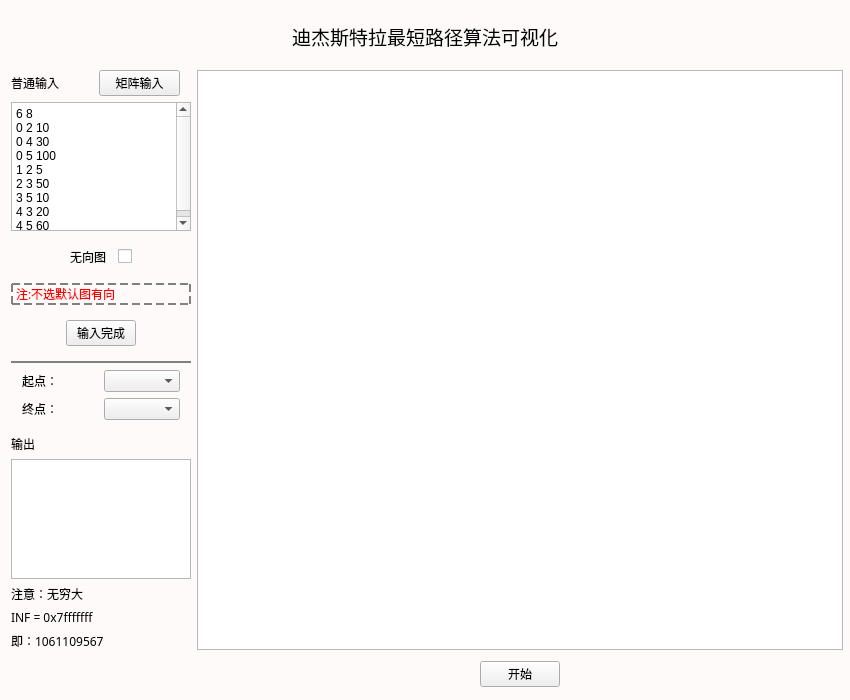
<?xml version="1.0" encoding="UTF-8"?>
<ui version="4.0">
 <class>DijiekstraViewer</class>
 <widget class="QWidget" name="DijiekstraViewer">
  <property name="geometry">
   <rect>
    <x>0</x>
    <y>0</y>
    <width>850</width>
    <height>700</height>
   </rect>
  </property>
  <property name="windowTitle">
   <string>Widget</string>
  </property>
  <property name="styleSheet">
   <string notr="true">.QWidget {
	background: #FFFAFA;
}</string>
  </property>
  <layout class="QVBoxLayout" name="verticalLayout_2">
   <property name="spacing">
    <number>0</number>
   </property>
   <property name="leftMargin">
    <number>0</number>
   </property>
   <property name="topMargin">
    <number>0</number>
   </property>
   <property name="rightMargin">
    <number>0</number>
   </property>
   <property name="bottomMargin">
    <number>0</number>
   </property>
   <item>
    <widget class="QWidget" name="widget_7" native="true">
     <layout class="QGridLayout" name="gridLayout_4">
      <property name="leftMargin">
       <number>0</number>
      </property>
      <property name="topMargin">
       <number>11</number>
      </property>
      <property name="rightMargin">
       <number>0</number>
      </property>
      <property name="bottomMargin">
       <number>0</number>
      </property>
      <item row="0" column="0">
       <spacer name="horizontalSpacer_6">
        <property name="orientation">
         <enum>Qt::Horizontal</enum>
        </property>
        <property name="sizeHint" stdset="0">
         <size>
          <width>278</width>
          <height>20</height>
         </size>
        </property>
       </spacer>
      </item>
      <item row="0" column="2">
       <spacer name="horizontalSpacer_5">
        <property name="orientation">
         <enum>Qt::Horizontal</enum>
        </property>
        <property name="sizeHint" stdset="0">
         <size>
          <width>278</width>
          <height>20</height>
         </size>
        </property>
       </spacer>
      </item>
      <item row="0" column="1">
       <widget class="QLabel" name="label_3">
        <property name="minimumSize">
         <size>
          <width>0</width>
          <height>50</height>
         </size>
        </property>
        <property name="font">
         <font>
          <family>黑体</family>
          <pointsize>14</pointsize>
         </font>
        </property>
        <property name="text">
         <string>迪杰斯特拉最短路径算法可视化</string>
        </property>
       </widget>
      </item>
     </layout>
    </widget>
   </item>
   <item>
    <widget class="QWidget" name="widget_8" native="true">
     <layout class="QHBoxLayout" name="horizontalLayout_3">
      <property name="leftMargin">
       <number>11</number>
      </property>
      <property name="topMargin">
       <number>0</number>
      </property>
      <property name="rightMargin">
       <number>0</number>
      </property>
      <property name="bottomMargin">
       <number>0</number>
      </property>
      <item>
       <widget class="QWidget" name="widget" native="true">
        <property name="minimumSize">
         <size>
          <width>120</width>
          <height>0</height>
         </size>
        </property>
        <property name="maximumSize">
         <size>
          <width>180</width>
          <height>16777215</height>
         </size>
        </property>
        <layout class="QVBoxLayout" name="verticalLayout">
         <property name="leftMargin">
          <number>0</number>
         </property>
         <property name="topMargin">
          <number>0</number>
         </property>
         <property name="rightMargin">
          <number>0</number>
         </property>
         <property name="bottomMargin">
          <number>0</number>
         </property>
         <item>
          <widget class="QWidget" name="widget_6" native="true">
           <layout class="QGridLayout" name="gridLayout">
            <property name="leftMargin">
             <number>0</number>
            </property>
            <property name="rightMargin">
             <number>11</number>
            </property>
            <property name="bottomMargin">
             <number>0</number>
            </property>
            <item row="0" column="0">
             <widget class="QLabel" name="label">
              <property name="font">
               <font>
                <family>微软雅黑</family>
                <pointsize>9</pointsize>
                <bold>false</bold>
               </font>
              </property>
              <property name="text">
               <string>普通输入</string>
              </property>
             </widget>
            </item>
            <item row="0" column="1">
             <widget class="QPushButton" name="btn_Minput">
              <property name="font">
               <font>
                <family>微软雅黑</family>
               </font>
              </property>
              <property name="text">
               <string>矩阵输入</string>
              </property>
             </widget>
            </item>
           </layout>
          </widget>
         </item>
         <item>
          <widget class="QTextEdit" name="tedit_input">
           <property name="html">
            <string>&lt;!DOCTYPE HTML PUBLIC &quot;-//W3C//DTD HTML 4.0//EN&quot; &quot;http://www.w3.org/TR/REC-html40/strict.dtd&quot;&gt;
&lt;html&gt;&lt;head&gt;&lt;meta name=&quot;qrichtext&quot; content=&quot;1&quot; /&gt;&lt;meta charset=&quot;utf-8&quot; /&gt;&lt;style type=&quot;text/css&quot;&gt;
p, li { white-space: pre-wrap; }
&lt;/style&gt;&lt;/head&gt;&lt;body style=&quot; font-family:'Microsoft YaHei UI'; font-size:9pt; font-weight:400; font-style:normal;&quot;&gt;
&lt;p style=&quot; margin-top:0px; margin-bottom:0px; margin-left:0px; margin-right:0px; -qt-block-indent:0; text-indent:0px;&quot;&gt;6 8&lt;/p&gt;
&lt;p style=&quot; margin-top:0px; margin-bottom:0px; margin-left:0px; margin-right:0px; -qt-block-indent:0; text-indent:0px;&quot;&gt;0 2 10&lt;/p&gt;
&lt;p style=&quot; margin-top:0px; margin-bottom:0px; margin-left:0px; margin-right:0px; -qt-block-indent:0; text-indent:0px;&quot;&gt;0 4 30&lt;/p&gt;
&lt;p style=&quot; margin-top:0px; margin-bottom:0px; margin-left:0px; margin-right:0px; -qt-block-indent:0; text-indent:0px;&quot;&gt;0 5 100&lt;/p&gt;
&lt;p style=&quot; margin-top:0px; margin-bottom:0px; margin-left:0px; margin-right:0px; -qt-block-indent:0; text-indent:0px;&quot;&gt;1 2 5&lt;/p&gt;
&lt;p style=&quot; margin-top:0px; margin-bottom:0px; margin-left:0px; margin-right:0px; -qt-block-indent:0; text-indent:0px;&quot;&gt;2 3 50&lt;/p&gt;
&lt;p style=&quot; margin-top:0px; margin-bottom:0px; margin-left:0px; margin-right:0px; -qt-block-indent:0; text-indent:0px;&quot;&gt;3 5 10&lt;/p&gt;
&lt;p style=&quot; margin-top:0px; margin-bottom:0px; margin-left:0px; margin-right:0px; -qt-block-indent:0; text-indent:0px;&quot;&gt;4 3 20&lt;/p&gt;
&lt;p style=&quot; margin-top:0px; margin-bottom:0px; margin-left:0px; margin-right:0px; -qt-block-indent:0; text-indent:0px;&quot;&gt;4 5 60&lt;/p&gt;&lt;/body&gt;&lt;/html&gt;</string>
           </property>
          </widget>
         </item>
         <item>
          <widget class="QWidget" name="widget_9" native="true">
           <property name="minimumSize">
            <size>
             <width>0</width>
             <height>40</height>
            </size>
           </property>
           <property name="contextMenuPolicy">
            <enum>Qt::ActionsContextMenu</enum>
           </property>
           <property name="styleSheet">
            <string notr="true"/>
           </property>
           <layout class="QHBoxLayout" name="horizontalLayout_4">
            <property name="spacing">
             <number>7</number>
            </property>
            <property name="leftMargin">
             <number>0</number>
            </property>
            <property name="topMargin">
             <number>0</number>
            </property>
            <property name="rightMargin">
             <number>0</number>
            </property>
            <property name="bottomMargin">
             <number>0</number>
            </property>
            <item>
             <spacer name="horizontalSpacer_9">
              <property name="orientation">
               <enum>Qt::Horizontal</enum>
              </property>
              <property name="sizeHint" stdset="0">
               <size>
                <width>40</width>
                <height>20</height>
               </size>
              </property>
             </spacer>
            </item>
            <item>
             <widget class="QLabel" name="label_9">
              <property name="font">
               <font>
                <family>微软雅黑 Light</family>
               </font>
              </property>
              <property name="text">
               <string>无向图</string>
              </property>
             </widget>
            </item>
            <item>
             <spacer name="horizontalSpacer_7">
              <property name="orientation">
               <enum>Qt::Horizontal</enum>
              </property>
              <property name="sizeType">
               <enum>QSizePolicy::Fixed</enum>
              </property>
              <property name="sizeHint" stdset="0">
               <size>
                <width>5</width>
                <height>20</height>
               </size>
              </property>
             </spacer>
            </item>
            <item>
             <widget class="QCheckBox" name="checkBox">
              <property name="contextMenuPolicy">
               <enum>Qt::NoContextMenu</enum>
              </property>
             </widget>
            </item>
            <item>
             <spacer name="horizontalSpacer_8">
              <property name="orientation">
               <enum>Qt::Horizontal</enum>
              </property>
              <property name="sizeHint" stdset="0">
               <size>
                <width>40</width>
                <height>20</height>
               </size>
              </property>
             </spacer>
            </item>
           </layout>
          </widget>
         </item>
         <item>
          <widget class="QLabel" name="label_10">
           <property name="font">
            <font>
             <family>楷体</family>
            </font>
           </property>
           <property name="styleSheet">
            <string notr="true">.QLabel {
	border: 2px dashed grey;
 
    color: red;
}</string>
           </property>
           <property name="text">
            <string>注:不选默认图有向</string>
           </property>
          </widget>
         </item>
         <item>
          <widget class="QWidget" name="widget_2" native="true">
           <layout class="QHBoxLayout" name="horizontalLayout_2">
            <item>
             <spacer name="horizontalSpacer_3">
              <property name="orientation">
               <enum>Qt::Horizontal</enum>
              </property>
              <property name="sizeHint" stdset="0">
               <size>
                <width>40</width>
                <height>20</height>
               </size>
              </property>
             </spacer>
            </item>
            <item>
             <widget class="QPushButton" name="btn_ok">
              <property name="maximumSize">
               <size>
                <width>70</width>
                <height>16777215</height>
               </size>
              </property>
              <property name="text">
               <string>输入完成</string>
              </property>
             </widget>
            </item>
            <item>
             <spacer name="horizontalSpacer_4">
              <property name="orientation">
               <enum>Qt::Horizontal</enum>
              </property>
              <property name="sizeHint" stdset="0">
               <size>
                <width>40</width>
                <height>20</height>
               </size>
              </property>
             </spacer>
            </item>
           </layout>
          </widget>
         </item>
         <item>
          <widget class="QWidget" name="widget_5" native="true">
           <property name="styleSheet">
            <string notr="true">.QWidget {
	border: 2px solid grey;
    border-left: none;
    border-right: none;
	border-bottom: none;
}</string>
           </property>
           <layout class="QGridLayout" name="gridLayout_2">
            <property name="leftMargin">
             <number>11</number>
            </property>
            <property name="rightMargin">
             <number>11</number>
            </property>
            <item row="0" column="0">
             <widget class="QLabel" name="label_4">
              <property name="text">
               <string>起点：</string>
              </property>
              <property name="alignment">
               <set>Qt::AlignLeading|Qt::AlignLeft|Qt::AlignVCenter</set>
              </property>
             </widget>
            </item>
            <item row="1" column="1">
             <widget class="QComboBox" name="cbx_end"/>
            </item>
            <item row="1" column="0">
             <widget class="QLabel" name="label_5">
              <property name="text">
               <string>终点：</string>
              </property>
              <property name="alignment">
               <set>Qt::AlignLeading|Qt::AlignLeft|Qt::AlignVCenter</set>
              </property>
             </widget>
            </item>
            <item row="0" column="1">
             <widget class="QComboBox" name="cbx_start"/>
            </item>
           </layout>
          </widget>
         </item>
         <item>
          <spacer name="verticalSpacer">
           <property name="orientation">
            <enum>Qt::Vertical</enum>
           </property>
           <property name="sizeType">
            <enum>QSizePolicy::Expanding</enum>
           </property>
           <property name="sizeHint" stdset="0">
            <size>
             <width>20</width>
             <height>23</height>
            </size>
           </property>
          </spacer>
         </item>
         <item>
          <widget class="QLabel" name="label_2">
           <property name="text">
            <string>输出</string>
           </property>
          </widget>
         </item>
         <item>
          <widget class="QTextEdit" name="tedit_output">
           <property name="enabled">
            <bool>true</bool>
           </property>
           <property name="sizePolicy">
            <sizepolicy hsizetype="Expanding" vsizetype="Fixed">
             <horstretch>0</horstretch>
             <verstretch>0</verstretch>
            </sizepolicy>
           </property>
           <property name="maximumSize">
            <size>
             <width>16777215</width>
             <height>120</height>
            </size>
           </property>
          </widget>
         </item>
         <item>
          <widget class="QLabel" name="label_6">
           <property name="font">
            <font>
             <family>楷体</family>
            </font>
           </property>
           <property name="text">
            <string>注意：无穷大 </string>
           </property>
          </widget>
         </item>
         <item>
          <widget class="QLabel" name="label_7">
           <property name="font">
            <font>
             <family>楷体</family>
            </font>
           </property>
           <property name="text">
            <string>INF = 0x7fffffff</string>
           </property>
          </widget>
         </item>
         <item>
          <widget class="QLabel" name="label_8">
           <property name="font">
            <font>
             <family>楷体</family>
            </font>
           </property>
           <property name="text">
            <string>即：1061109567</string>
           </property>
          </widget>
         </item>
         <item>
          <spacer name="verticalSpacer_2">
           <property name="orientation">
            <enum>Qt::Vertical</enum>
           </property>
           <property name="sizeType">
            <enum>QSizePolicy::Fixed</enum>
           </property>
           <property name="sizeHint" stdset="0">
            <size>
             <width>20</width>
             <height>50</height>
            </size>
           </property>
          </spacer>
         </item>
        </layout>
       </widget>
      </item>
      <item>
       <widget class="QWidget" name="widget_3" native="true">
        <layout class="QVBoxLayout" name="verticalLayout_3">
         <property name="spacing">
          <number>0</number>
         </property>
         <property name="leftMargin">
          <number>0</number>
         </property>
         <property name="rightMargin">
          <number>7</number>
         </property>
         <property name="bottomMargin">
          <number>0</number>
         </property>
         <item>
          <widget class="QGraphicsView" name="graphicsView"/>
         </item>
         <item>
          <widget class="QWidget" name="widget_4" native="true">
           <property name="sizePolicy">
            <sizepolicy hsizetype="Preferred" vsizetype="Fixed">
             <horstretch>0</horstretch>
             <verstretch>0</verstretch>
            </sizepolicy>
           </property>
           <property name="minimumSize">
            <size>
             <width>0</width>
             <height>50</height>
            </size>
           </property>
           <property name="maximumSize">
            <size>
             <width>16777215</width>
             <height>50</height>
            </size>
           </property>
           <layout class="QHBoxLayout" name="horizontalLayout">
            <property name="bottomMargin">
             <number>11</number>
            </property>
            <item>
             <spacer name="horizontalSpacer">
              <property name="orientation">
               <enum>Qt::Horizontal</enum>
              </property>
              <property name="sizeHint" stdset="0">
               <size>
                <width>204</width>
                <height>20</height>
               </size>
              </property>
             </spacer>
            </item>
            <item>
             <widget class="QPushButton" name="btn_start">
              <property name="text">
               <string>开始</string>
              </property>
             </widget>
            </item>
            <item>
             <spacer name="horizontalSpacer_2">
              <property name="orientation">
               <enum>Qt::Horizontal</enum>
              </property>
              <property name="sizeHint" stdset="0">
               <size>
                <width>204</width>
                <height>20</height>
               </size>
              </property>
             </spacer>
            </item>
           </layout>
          </widget>
         </item>
        </layout>
       </widget>
      </item>
     </layout>
    </widget>
   </item>
  </layout>
 </widget>
 <resources/>
 <connections/>
</ui>
